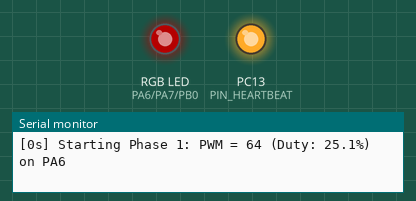
Recording of a program running on a simulated STM32 Blue Pill. Shown: an RGB LED mixed from three pins (HIGH = lit), output pins drawn as LEDs (lit = HIGH), the last lines printed to the serial monitor. Dim RGB values are drawn brighter than linear.

Above: at 0.1 s.
At 1.0 s:
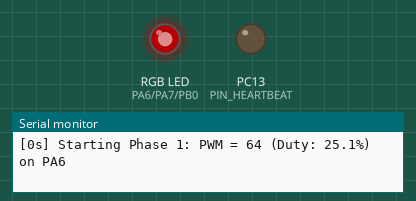
At 3.7 s:
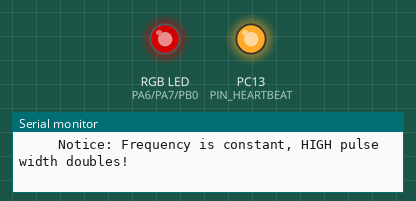
At 4.6 s:
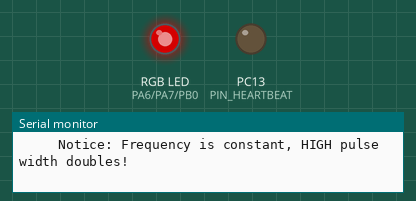
At 8.2 s:
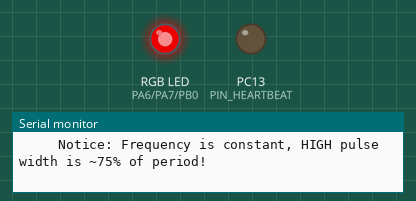
At 39.68 s:
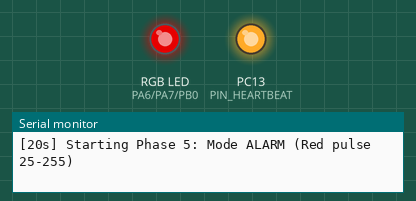
Timing chart, 0 to 40.0 s (numbered marks = the images above):
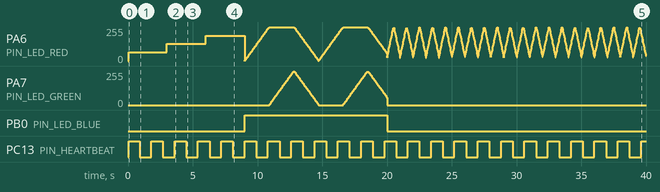

The program:

main.cpp
```cpp
#include <Arduino.h>

const uint8_t PIN_LED_RED   = PA6;
const uint8_t PIN_LED_GREEN = PA7;
const uint8_t PIN_LED_BLUE  = PB0;
const uint8_t PIN_BUTTON    = PB12;
const uint8_t PIN_HEARTBEAT = PC13;

const uint32_t HEARTBEAT_INTERVAL_MS = 900;

uint32_t prev_heartbeat_time = 0;
bool heartbeat_state = false;

uint8_t current_phase = 0;
uint32_t phase_start_time = 0;

void setup() {
    Serial.begin(115200);
    delay(50);

    pinMode(PIN_HEARTBEAT, OUTPUT);
    digitalWrite(PIN_HEARTBEAT, HIGH);

    pinMode(PIN_BUTTON, INPUT_PULLUP);

    Serial.println(F("=================================================="));
    Serial.println(F(" Practical 2 - Task 6: Logic Analyzer Benchmarking"));
    Serial.println(F(" Variant: 7 (D0:PA6, D1:PA7, D2:PB0, D3:PC13)     "));
    Serial.println(F("=================================================="));
    Serial.println(F("[0s] Starting Phase 1: PWM = 64 (Duty: 25.1%) on PA6"));

    analogWrite(PIN_LED_RED, 64);
    analogWrite(PIN_LED_GREEN, 0);
    analogWrite(PIN_LED_BLUE, 0);
}

void loop() {
    uint32_t now = millis();

    // 1. Heartbeat генератор (900 мс)
    if (now - prev_heartbeat_time >= HEARTBEAT_INTERVAL_MS) {
        prev_heartbeat_time = now;
        heartbeat_state = !heartbeat_state;
        digitalWrite(PIN_HEARTBEAT, heartbeat_state ? LOW : HIGH);
    }

    // 2. Автоматичний перемикач калібрувальних фаз для Logic Analyzer
    if (current_phase == 0 && now >= 3000) {
        current_phase = 1;
        analogWrite(PIN_LED_RED, 128);
        Serial.println(F("[3s] Starting Phase 2: PWM = 128 (Duty: 50.2%) on PA6"));
        Serial.println(F("     Notice: Frequency is constant, HIGH pulse width doubles!"));
    }
    else if (current_phase == 1 && now >= 6000) {
        current_phase = 2;
        analogWrite(PIN_LED_RED, 191);
        Serial.println(F("[6s] Starting Phase 3: PWM = 191 (Duty: 74.9%) on PA6"));
        Serial.println(F("     Notice: Frequency is constant, HIGH pulse width is ~75% of period!"));
    }
    else if (current_phase == 2 && now >= 9000) {
        current_phase = 3;
        phase_start_time = now;
        Serial.println(F("[9s] Starting Phase 4: Mode AUTO (Smooth color blend 1900ms)"));
    }
    else if (current_phase == 3 && now >= 20000) {
        current_phase = 4;
        phase_start_time = now;
        Serial.println(F("[20s] Starting Phase 5: Mode ALARM (Red pulse 25-255)"));
    }

    if (current_phase == 3) {
        static uint32_t last_rgb_time = 0;
        if (now - last_rgb_time >= 30) {
            last_rgb_time = now;

            uint32_t t = (now - phase_start_time) % 5700;
            if (t < 1900) {
                uint8_t r = (t * 255) / 1900;
                analogWrite(PIN_LED_RED, r);
                analogWrite(PIN_LED_GREEN, 0);
                analogWrite(PIN_LED_BLUE, 255);
            } else if (t < 3800) {
                uint8_t g = ((t - 1900) * 255) / 1900;
                analogWrite(PIN_LED_RED, 255);
                analogWrite(PIN_LED_GREEN, g);
                analogWrite(PIN_LED_BLUE, 255);
            } else {
                uint8_t val = 255 - (((t - 3800) * 255) / 1900);
                analogWrite(PIN_LED_RED, val);
                analogWrite(PIN_LED_GREEN, val);
                analogWrite(PIN_LED_BLUE, 255);
            }
        }
    }
    else if (current_phase == 4) {
        static uint32_t last_alarm_time = 0;
        if (now - last_alarm_time >= 30) {
            last_alarm_time = now;
            uint32_t phase = (now - phase_start_time) % 1000;
            uint8_t r = (phase < 500) ? (25 + (230 * phase) / 500) : (255 - (230 * (phase - 500)) / 500);
            analogWrite(PIN_LED_RED, r);
            analogWrite(PIN_LED_GREEN, 0);
            analogWrite(PIN_LED_BLUE, 0);
        }
    }
}
```

Measured:
- by itself, PB0 (PIN_LED_BLUE): LOW → HIGH at 9.0 s, → LOW 11.0 s later
- by itself, PC13 (PIN_HEARTBEAT): alternates HIGH for 0.90 s and LOW for 0.90 s
